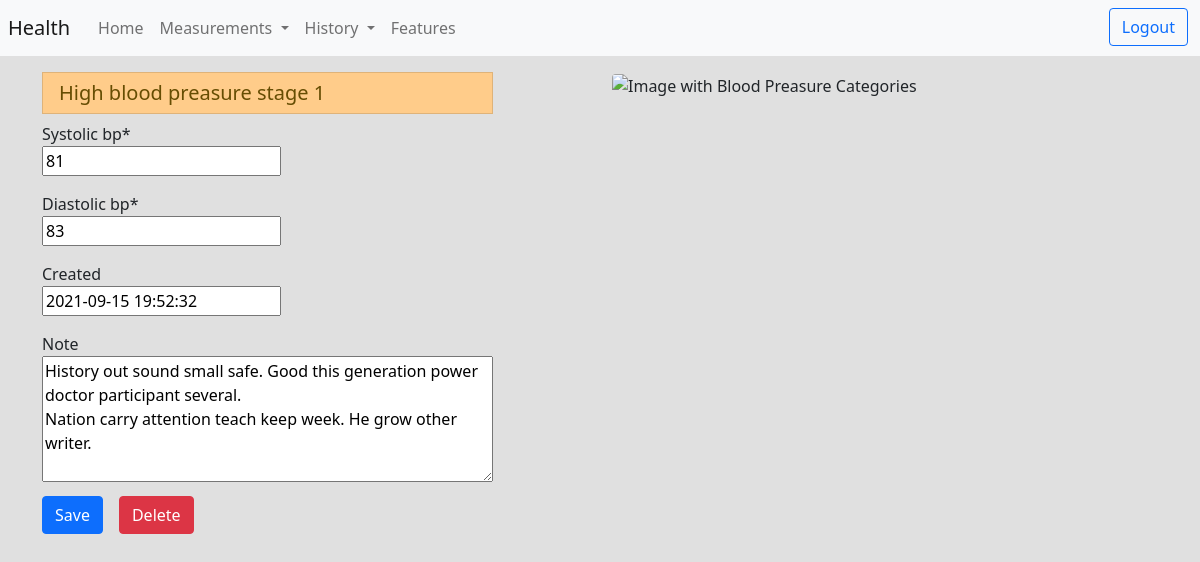
The page /history/blood_preasure/details/111 (signed in) on the database its author committed.
### measurements/models.py (models this page shows, shortened)
class BloodPreasure(Timestamp):
  user = models.ForeignKey("auth.User", on_delete=models.CASCADE, related_name="blood_preasure")
  systolic_bp = models.IntegerField(blank=False, null=False)
  diastolic_bp = models.IntegerField(blank=False, null=False)
  category = models.PositiveSmallIntegerField(default=BPCategory.NORMAL)
  note = models.TextField(max_length=500, blank=True, null=True)

### history/views.py (the view)
# urls.py: path('blood_preasure/details/<int:measurement_id>', BloodPreasureDetail, name='blood_preasure_details'),
def BloodPreasureDetail(request, measurement_id):
  measurement = get_object_or_404(BloodPreasure, id=measurement_id)
  if request.user == measurement.user:
    if request.method == 'POST':
      if request.POST.get('delete') == 'Delete':
        measurement.delete()
        return HttpResponseRedirect(reverse('history:blood_preasure'))
      else:
        form = BloodPreasureFormEdit(request.POST, instance=measurement)
        if form.is_valid():
          instance = form.save(commit=False)
          instance.user = request.user
          instance.save()
          return render(request, 'history/details.html',
                        {'form': form,
                         'm_category': measurement.category,
                         'category': BPCategory,
                         'info': 'Saved'})
    else:
      form = BloodPreasureFormEdit(instance=measurement)
      return render(request, 'history/details.html',
                    {'form': form,
                    'm_category': measurement.category,
                    'category': BPCategory})
  else:
    return HttpResponseRedirect(reverse_lazy('login'))

### measurements/forms.py
class BloodPreasureFormEdit(BloodPreasureForm):
  def __init__(self, *args, **kwargs):
    super().__init__(*args, **kwargs)
    self.helper.layout = Layout(
        Field(
          'systolic_bp', css_class='mb-3'
        ),
        Field(
          'diastolic_bp', css_class='mb-3'
        ),
        Field(
          'created', placeholder=timezone.now(), css_class='mb-3'
        ),
        Field(
          'note', rows=5, placeholder=' Some info for yourself in the future...', css_class='w-100'
        ),
        ButtonHolder(
          Submit('submit', 'Save', css_class='btn btn-succes'),
          Submit('delete', 'Delete', css_class='btn btn-danger mx-3'),
          HTML('''{% if info %}<p class="align-self-center mb-0 jump-into">{{ info }}</p>{% endif %}'''),
          css_class='d-flex mt-2 mb-5'
        )
      )

### history/templates/history/details.html (shortened to what this page needs)
{% extends "base.html" %}
{% load crispy_forms_tags %}
{% block body %}
  <div class="container">
    <div class="row">
      <div class="col-sm-12 col-lg-5">
        {% if m_category == category.CRISIS %}
          <h5 class="list-group-item list-group-item-height-danger">Hypertensive crisis</h5>
        {% elif m_category == category.STAGE_2 %}
          <h5 class="list-group-item list-group-item-danger">High blood preasure stage 2</h5>
        {% elif m_category == category.STAGE_1 %}
          <h5 class="list-group-item list-group-item-height-warning">High blood preasure stage 1</h5>
        {% elif m_category == category.LOW %}
          <h5 class="list-group-item list-group-item-info">Low</h5>
        {% elif m_category == category.NORMAL %}
          <h5 class="list-group-item list-group-item-success">Normal</h5>
        {% else %}
          <h5 class="list-group-item list-group-item-warning">Elevated</h5>
        {% endif %}
        {% crispy form %}
      </div>
      <div class="col-sm-12 col-lg-6 offset-lg-1">
        <img class="w-100 rounded" src="https://www.heart.org/-/media/Health-Topics-Images/HBP/blood-pressure-readings-chart-English.jpg" alt="Image with Blood Preasure Categories">
      </div>
    </div>
  </div>
  {% endblock %}

### common/static/common/css/style.css (style rules this page uses)
body { background-color: rgb(224, 224, 224); }
.list-group-item-height-warning { background-color: #ffcc8a; color: #664d03; }

### rows shown on the page
BloodPreasure: systolic_bp "81", diastolic_bp "83", created "2021-09-15 19:52:32", note "History out sound small safe. Good this generation power doctor participant several. Nation carry attention teach keep week. He grow other writer."
